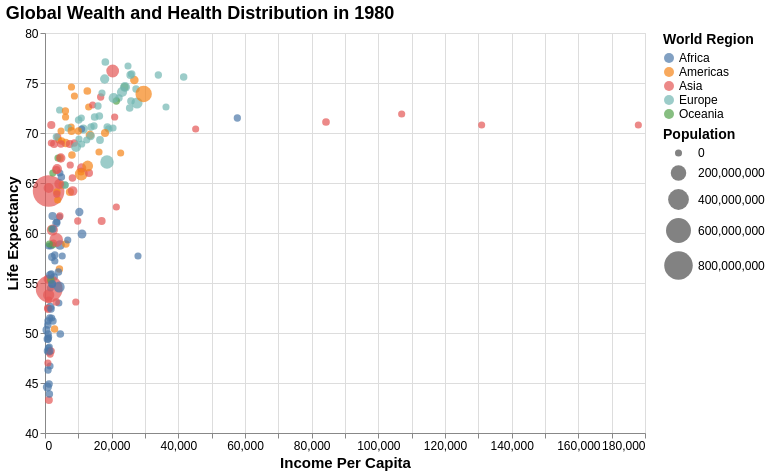

Here is the notebook cell this chart was saved with:
### Markdown cell above
<div class="alert alert-info" style="color:black">

### Question 7.1
rubric={accuracy:2,quality:1,viz:1}

<h4>
Python
</h4>
<ol type="1">
<li>Copy in your code from question 2.1 and confirm that your scatter plot is generated properly so that you didn't miss to copy anything.</li>
<li>Add a title of your choice to the chart.</li>
<li>Set the x-axis and y-axis scale so that they don’t include zero and are zoomed in to the extent of the data instead.</li>
<li>Set proper titles for the axis and the legends, which include spaces instead of underscores and are capitalized.</li>
<li>Some of the dots are really hard to see because they are so small and it is a bit difficult to distinguish the changes in size as well. Let’s make everything bigger and emphasize the size difference by using the <a href="https://altair-viz.github.io/gallery/airport_connections.html">range argument to <code>alt.Scale</code></a> (there is a lot of other things going on in this example, so just focus on how they specify <code>size</code>).</li>
<li>Enlarge the axis title font by finding and setting the <a href="https://altair-viz.github.io/user_guide/configuration.html?highlight=titlefont#axis-configuration">right parameter of <code>.configure_axis</code></a></li>
</ol>

</div>

### Code cell
pdata = pd.read_csv("https://raw.githubusercontent.com/UofTCoders/workshops-dc-py/master/data/processed/world-data-gapminder.csv", parse_dates = ['year'])
pdatanew = pdata.query("year == '1980-01-01'")
chart = alt.Chart(pdatanew).mark_circle().encode(
    x=alt.X('income:Q', 
            title='Income Per Capita', 
            scale=alt.Scale(zero=False)),
    y=alt.Y('life_expectancy:Q', 
            title='Life Expectancy', 
            scale=alt.Scale(zero=False)),

    color=alt.Color('region:N', title='World Region'),
    size=alt.Size('population:Q', 
                  title='Population',
                  scale=alt.Scale(range=[50, 1000])), 
    
    tooltip=['country', 'income', 'life_expectancy']
).properties(
    title='Global Wealth and Health Distribution in 1980',
    width=600,
    height=400
).configure_axis(
    titleFontSize=15,
    labelFontSize=12
).configure_legend(
    titleFontSize=14,
    labelFontSize=12
).configure_title(
    fontSize=18,
    anchor='start'
)

chart

### Figure 1 — Vega specification as saved in the notebook (floating-point values rounded to 4 significant figures; data arrays with more than 128 entries replaced by an {"elided": "..."} marker saying what was removed)
{"$schema": "https://vega.github.io/schema/vega/v5.json", "data": [{"name": "source_0", "values": {"elided": "178 records"}}, {"name": "source_0_x_domain_income", "values": [{"min": 421, "max": 178000}]}, {"name": "source_0_y_domain_life_expectancy", "values": [{"min": 43.3, "max": 77.1}]}, {"name": "source_0_color_domain_region", "values": [{"region": "Asia"}, {"region": "Europe"}, {"region": "Africa"}, {"region": "Americas"}, {"region": "Oceania"}]}, {"name": "source_0_size_domain_population", "values": [{"min": 59300, "max": 994000000}]}], "marks": [{"type": "symbol", "name": "marks", "from": {"data": "source_0"}, "encode": {"update": {"opacity": {"value": 0.7}, "y": {"field": "life_expectancy", "scale": "y"}, "tooltip": {"signal": "{\"country\": isValid(datum[\"country\"]) ? datum[\"country\"] : \"\"+datum[\"country\"], \"income\": format(datum[\"income\"], \"\"), \"life_expectancy\": format(datum[\"life_expectancy\"], \"\")}"}, "x": {"field": "income", "scale": "x"}, "size": {"field": "population", "scale": "size"}, "fill": {"field": "region", "scale": "color"}, "shape": {"value": "circle"}}}, "style": ["circle"]}], "scales": [{"name": "x", "type": "linear", "domain": [{"signal": "(data(\"source_0_x_domain_income\")[0] || {}).min"}, {"signal": "(data(\"source_0_x_domain_income\")[0] || {}).max"}], "range": [0, {"signal": "width"}], "zero": false, "nice": true}, {"name": "y", "type": "linear", "domain": [{"signal": "(data(\"source_0_y_domain_life_expectancy\")[0] || {}).min"}, {"signal": "(data(\"source_0_y_domain_life_expectancy\")[0] || {}).max"}], "range": [{"signal": "height"}, 0], "nice": true, "zero": false}, {"name": "color", "type": "ordinal", "domain": {"data": "source_0_color_domain_region", "field": "region", "sort": true}, "range": "category"}, {"name": "size", "type": "linear", "domain": [{"signal": "(data(\"source_0_size_domain_population\")[0] || {}).min"}, {"signal": "(data(\"source_0_size_domain_population\")[0] || {}).max"}], "range": [50, 1000], "zero": true}], "axes": [{"scale": "x", "zindex": 0, "labels": false, "aria": false, "ticks": false, "minExtent": 0, "grid": true, "gridScale": "y", "tickCount": {"signal": "ceil(width/40)"}, "orient": "bottom", "domain": false, "maxExtent": 0}, {"scale": "y", "ticks": false, "orient": "left", "labels": false, "zindex": 0, "minExtent": 0, "gridScale": "x", "grid": true, "domain": false, "aria": false, "tickCount": {"signal": "ceil(height/40)"}, "maxExtent": 0}, {"scale": "x", "orient": "bottom", "labelFlush": true, "title": "Income Per Capita", "labelOverlap": true, "tickCount": {"signal": "ceil(width/40)"}, "zindex": 0, "grid": false}, {"scale": "y", "zindex": 0, "grid": false, "labelOverlap": true, "tickCount": {"signal": "ceil(height/40)"}, "title": "Life Expectancy", "orient": "left"}], "title": {"text": "Global Wealth and Health Distribution in 1980", "anchor": "start"}, "legends": [{"title": "World Region", "fill": "color", "symbolType": "circle", "encode": {"symbols": {"update": {"opacity": {"value": 0.7}}}}}, {"title": "Population", "size": "size", "symbolType": "circle", "encode": {"symbols": {"update": {"fill": {"value": "black"}, "fillOpacity": {"value": 0.7}, "opacity": {"value": 0.7}, "stroke": {"value": "transparent"}}}}}], "config": {"axis": {"labelFontSize": 12, "titleFontSize": 15}, "legend": {"labelFontSize": 12, "titleFontSize": 14}, "style": {"group-title": {"fontSize": 18}}}, "padding": 5, "height": 400, "style": "cell", "background": "white", "width": 600}
